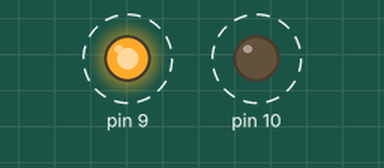
Simulated run of this sketch. Board: Arduino Uno, built with avr-gcc and run on an emulated ATmega328P. Parts: output pins drawn as LEDs (lit = HIGH). Dashed ring = blinking.

Above: at 0.5 s.
Timing chart, 0 to 4.6 s (numbered marks = the images above):
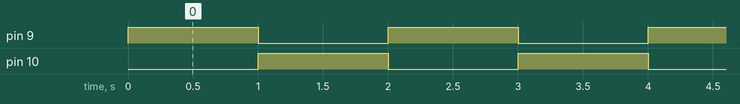

The sketch:

Bicolor_Light.ino
```cpp
//Bicolor_Light

int delay1 = 1000;

void setup() {
  pinMode(9,OUTPUT);
  pinMode(10,OUTPUT);
}

void loop() {
  digitalWrite(9,HIGH);
  digitalWrite(10,LOW);
  delay(delay1);
  digitalWrite(9,LOW);
  digitalWrite(10,HIGH);
  delay(delay1);
}
```

Measured:
- by itself, pin 9, pin 10: alternates HIGH for 1.0 s and LOW for 1.0 s
